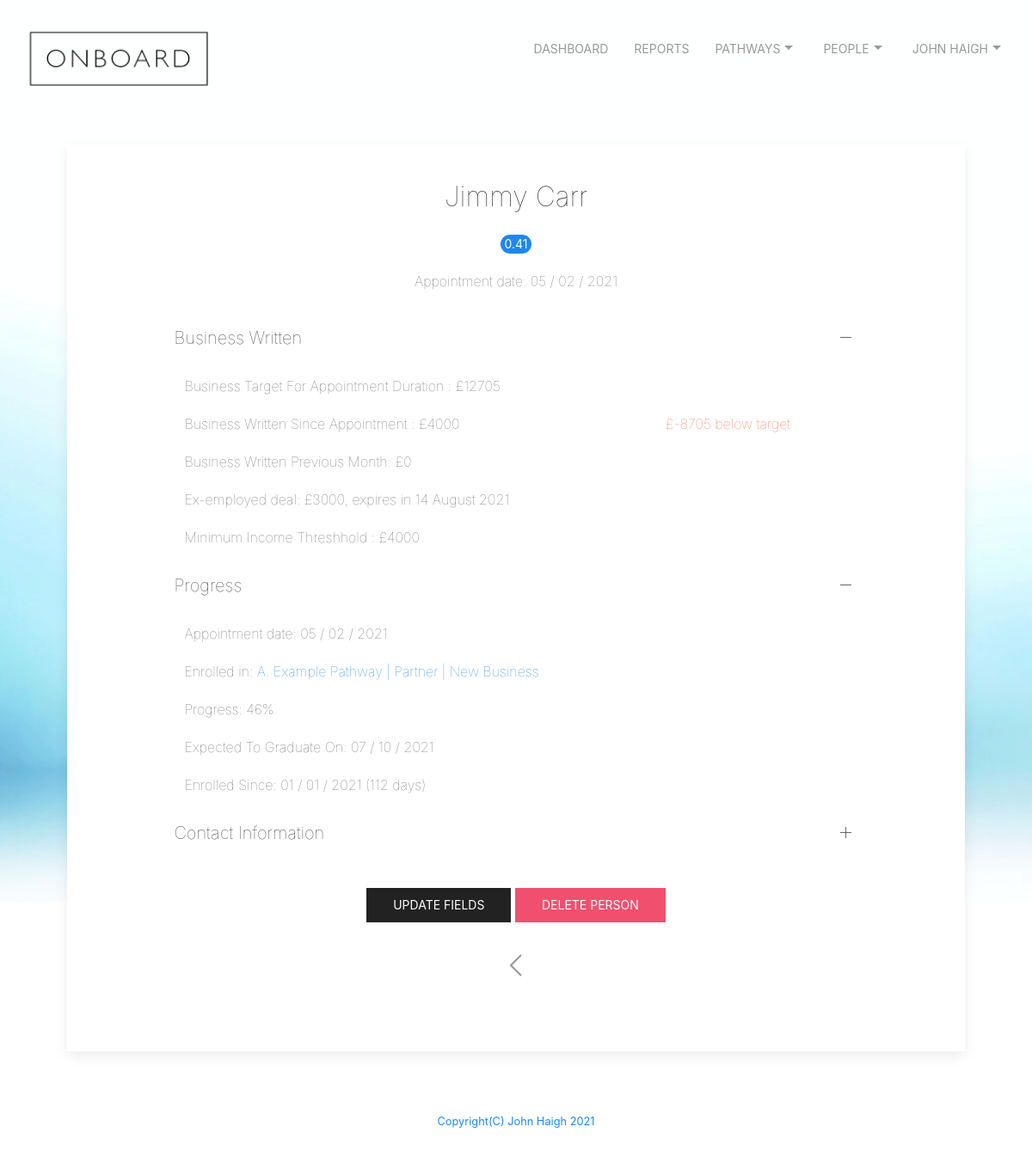
Before: /viewperson?name=jimmy@test.com (signed in) with the older database file.
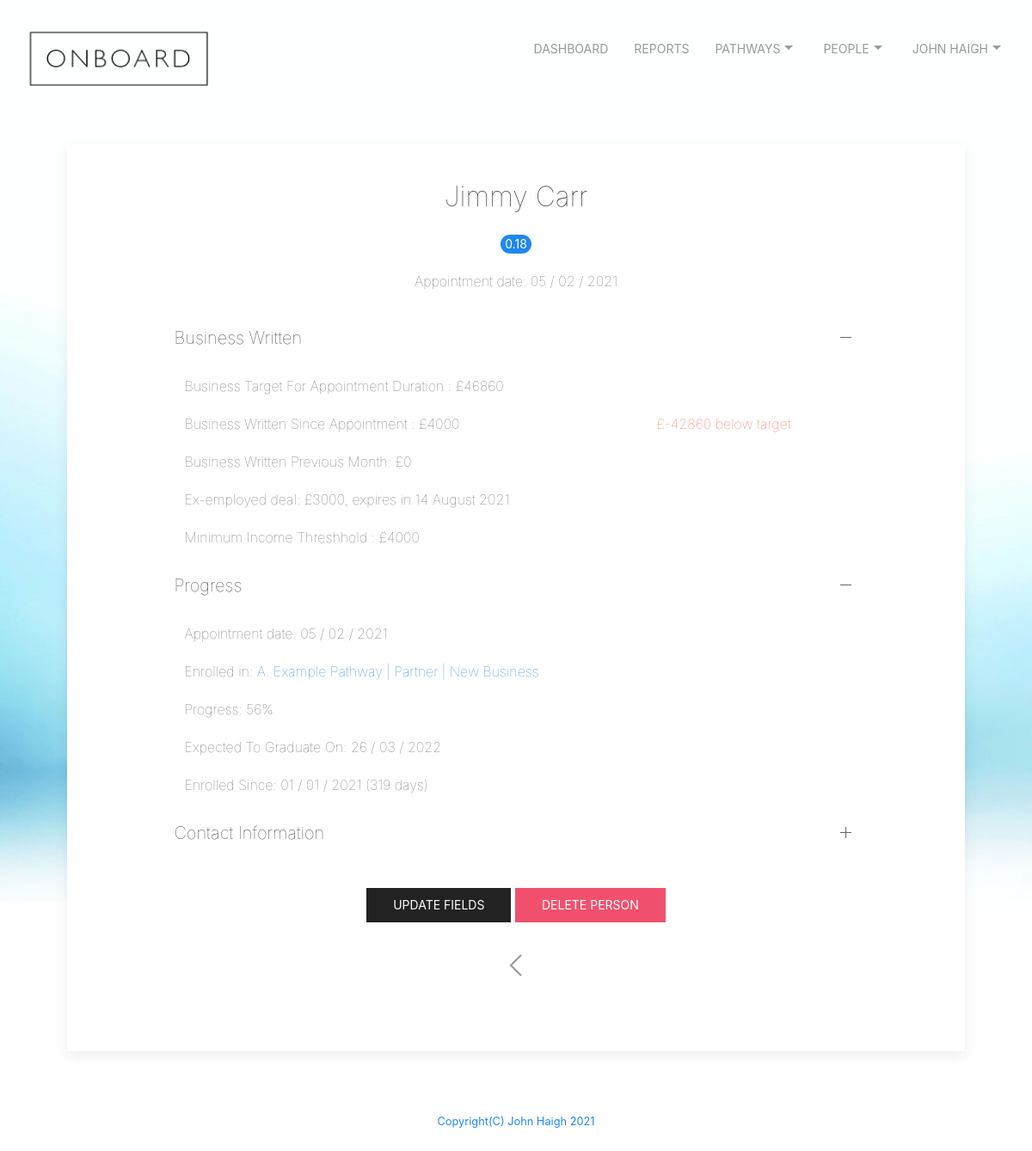
After: the same page with the newer database file.
### tables this page shows
CREATE TABLE "people" (
	"id"	integer NOT NULL,
	"firstname"	text NOT NULL,
	"lastname"	text NOT NULL,
	"mobile"	text NOT NULL,
	"email"	text NOT NULL,
	"pdm"	text NOT NULL,
	"bam"	text,
	"pathwayEnrolled"	text,
	"pathwayEnrolledDate"	text,
	"pathwayEnrolledPosition"	text,
	"pathwayEnrolledProgress"	integer,
	"pathwayEnrolledPositionDate"	text,
	"history"	text,
	"exEmployedDeal"	text,
	"exEmployedDealExpiry"	text,
	"businessWrittenPreviousMonth"	integer,
	"businessWrittenYearToDate"	integer,
	"daysinpathway"	integer,
	"estcompletion"	text,
	"score"	int,
	"minincome"	int,
	"practice"	text,
	"dateappointed"	text,
	"dayssinceappointment"	int,
	"appointed"	int,
	"region"	int,
	"completed"	INTEGER,
	PRIMARY KEY("id")
);

### app.py (the view)
@app.route("/viewperson", methods=["GET", "POST"])
@login_required
def viewperson():
    if request.method == "GET":
        db = SQL("sqlite:///onboard.db")
        info = db.execute("SELECT * FROM users WHERE id = ?", session["user_id"])
        username = info[0]['email']
        firstname = info[0]['firstname']
        lastname = info[0]['lastname']
        personemail = request.args.get('name')
        fullname = firstname + ' ' + lastname
        rows = db.execute("SELECT DISTINCT * FROM people WHERE email = ?", personemail)
        if rows[0]['appointed'] == 1:
            targetnumber = int(rows[0]['dayssinceappointment']) * 165
            resultnumber = int(rows[0]['businessWrittenYearToDate']) - targetnumber
            if resultnumber < 0:
                resultstring = '£'+str(resultnumber) + ' below target'
                style = 'red'
            else:
                resultstring = '+£'+str(resultnumber) + ' above target'
                style = 'green'
            return render_template("viewperson.html", FullName = fullname, rows = rows, targetnumber = targetnumber, result = resultstring, style = style)
        else:
            return render_template("viewperson.html", FullName = fullname, rows = rows)

### app.py (called while the page is built)
@app.after_request
def after_request(response):
    response.headers["Cache-Control"] = "no-cache, no-store, must-revalidate"
    response.headers["Expires"] = 0
    response.headers["Pragma"] = "no-cache"
    return response

def login_required(f):
    @wraps(f)
    def decorated_function(*args, **kwargs):
        if session.get("user_id") is None:
            return redirect("/login")
        return f(*args, **kwargs)
    return decorated_function

### templates/viewperson.html (shortened to what this page needs)
{% extends "layout.html" %}
{% block main %}
<div class="uk-card uk-card-default uk-card-small">
  <div class="uk-card-body" id="width">
    <div class="uk-text-center uk-card-body">
      <h2 class="uk-text uk-text-lighter">{{ rows[0]["firstname"] }} {{ rows[0]['lastname'] }}</h2>
      {% if rows[0]['appointed'] == 1 %}
      <span class="uk-badge uk-badge-success">{{rows[0]['score']}}</span>
        <p class="uk-text uk-text-lighter">Appointment date: {{rows[0]['dateappointed']}}</p>
      {% endif %}
    </div>
    <ul uk-accordion="multiple: true">
      <li class="uk-open">
          <a class="uk-accordion-title uk-text uk-text-lighter" href="#">Business Written</a>
          <div class="uk-accordion-content">
            <table class="uk-table uk-table-small uk-text uk-text-lighter">
              {% if rows[0]['appointed'] == 1 %}
              <tr><td >Business Target For Appointment Duration : £{{targetnumber}}</td></tr>
              <tr><td {{style}}>Business Written Since Appointment : £{{ rows[0]['businessWrittenYearToDate'] }}   <td id="{{style}}">{{result}}</td></tr>
              <tr><td>Business Written Previous Month: £{{ rows[0]['businessWrittenPreviousMonth'] }} </td></tr>
              {% endif %}
              <tr><td>Ex-employed deal: £{{ rows[0]['exEmployedDeal'] }}, expires in {{ rows[0]['exEmployedDealExpiry'] }} </td></tr>
              <tr><td>Minimum Income Threshhold : £{{ rows[0]['minincome'] }} </td></tr>
              </table>
          </div>
      </li>
      {% if rows[0]['appointed'] == 1 %}
      <li class="uk-open">
          <a class="uk-accordion-title uk-text uk-text-lighter" href="#">Progress</a>
          <div class="uk-accordion-content">
            <table class="uk-table uk-table-small uk-text uk-text-lighter">
              <tr><td>Appointment date: {{rows[0]['dateappointed']}}</td></tr>
              <tr><td>Enrolled in: <a href="/progress?name={{rows[0]["email"]}}&pathway={{rows[0]['pathwayEnrolled']}}">{{rows[0]['pathwayEnrolled']}}</a></td></tr>
              <tr><td>Progress: {{rows[0]['pathwayEnrolledProgress']}}%</td></tr>
              <tr><td>Expected To Graduate On: {{rows[0]['estcompletion']}}</td></tr>
              <tr><td>Enrolled Since: {{rows[0]['pathwayEnrolledDate']}} ({{rows[0]['daysinpathway']}} days)</td><tr>
              </table>
          </div>
      </li>
      {% endif %}
        <li>
            <a class="uk-accordion-title uk-text uk-text-lighter" href="#">Contact Information</a>
        </li>
    </ul>
        <div id="center">
          <a class="uk-button uk-button-secondary" href="/updatefields?name={{rows[0]['email']}}">Update Fields</a>   <a class="uk-button uk-button-danger" href="/delete?id=person&name={{rows[0]['email']}}"onclick="return confirm('Are you sure you want to delete this person?\r\rThis cannot be undone.')">Delete Person</a>
        <div id="center">
          <a href="/people" class="uk-icon-link" uk-icon="icon: chevron-left;ratio: 2"></a>
        </div>
        </div>
    </div>
  </div>
  {% endblock %}

Changed rows visible on the page:
changed people "Jimmy": score "0.41" → "0.18"; pathwayEnrolledProgress "46" → "56"; estcompletion "07 / 10 / 2021" → "26 / 03 / 2022"; daysinpathway "112" → "319"
Other visible differences:
{{ targetnumber }}: "12705" → "46860"
{{ result }}: "£-8705 below target" → "£-42860 below target"
